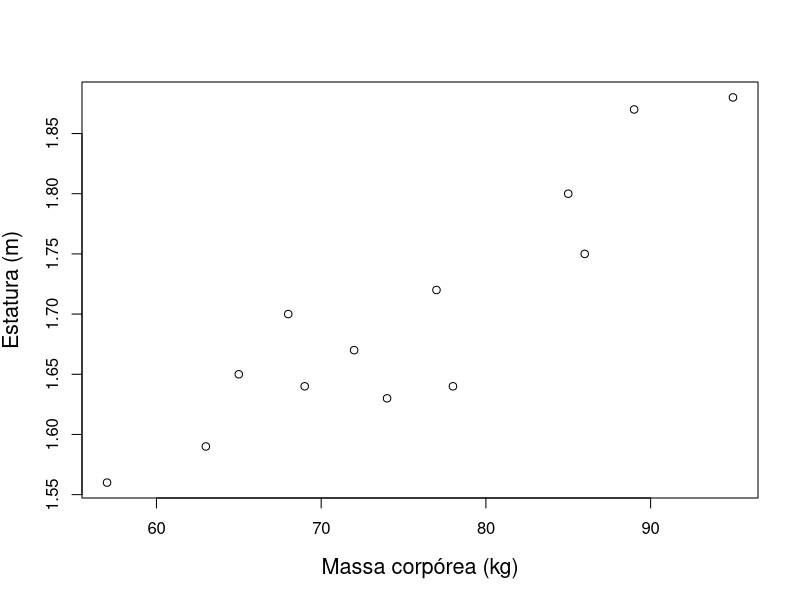

This chart was generated by the following R code:
## ---- chunk 1
# automatically create a bib database for R packages
knitr::write_bib(c(
  .packages(), 'bookdown', 'knitr', 'rmarkdown'
), 'packages.bib')
## ---- chunk 2
peso <- c( 78, 65, 57, 89, 74, 68, 77, 95, 86, 72, 63, 85, 69 )
altura <- c( 1.64, 1.65, 1.56, 1.87, 1.63, 1.70, 1.72, 
             1.88, 1.75, 1.67, 1.59, 1.80, 1.64)
df <- data.frame(peso, altura)
head(df)
## ---- chunk 3
plot(peso, altura, xlab = "Massa corpórea (kg)", ylab = "Estatura (m)", 
     cex.lab=1.3)
## ---- chunk 4
knitr::include_app("https://iuriferreira.shinyapps.io/cov_cor_and_line_regression/", height = "600px") 
